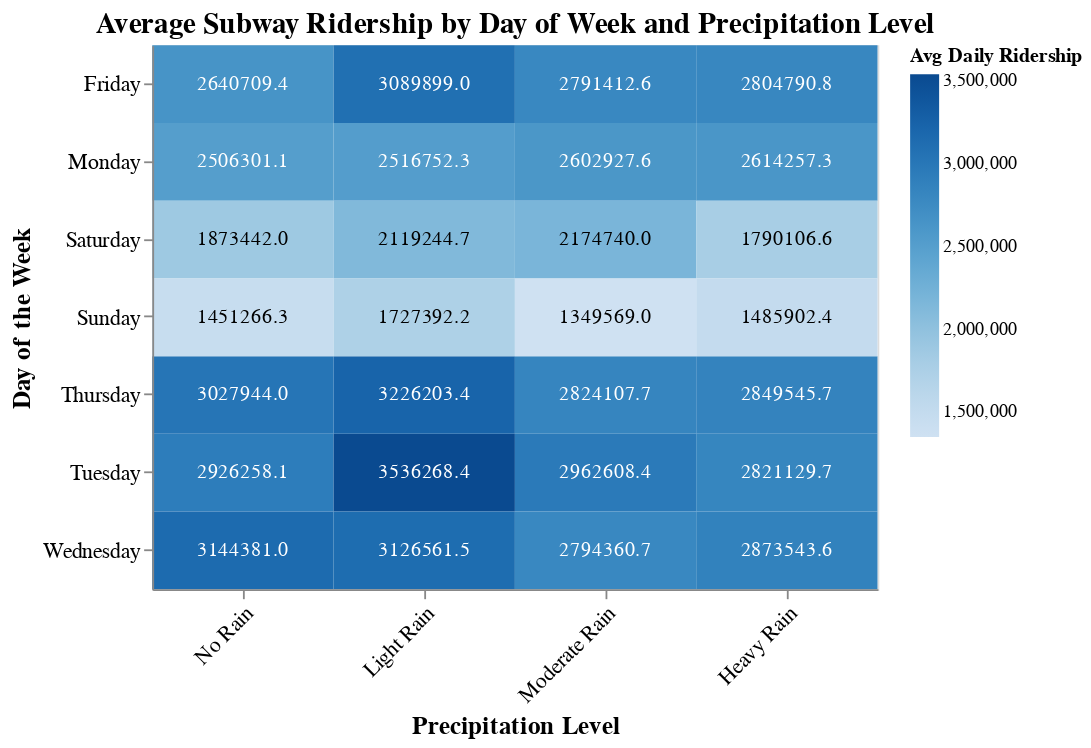

Notebook code for this chart:
### Code cell
import altair as alt
import pandas as pd

def bin_precipitation(precipitation):
    '''
    Split the precipitation up into different levels for the heat map
    '''
    if precipitation == 0:
        return 'No Rain'
    elif precipitation <= 0.1:
        return 'Light Rain'
    elif precipitation <= 0.5:
        return 'Moderate Rain'
    else:
        return 'Heavy Rain'


def prepare_precipitation_data(df):
    '''
    Prepare data for the heatmap by binning precipitation and calculating averages
    '''
    # Create a copy to avoid modifying original
    df_copy = df.copy()

    # Apply binning using the separate function
    df_copy['precipitation_level'] = df_copy['precipitation_sum'].apply(bin_precipitation)

    # Define order for precipitation levels
    precip_order = ['No Rain', 'Light Rain', 'Moderate Rain', 'Heavy Rain']
    df_copy['precipitation_level'] = pd.Categorical(df_copy['precipitation_level'],
                                                     categories=precip_order,
                                                     ordered=True)

    # Calculate mean ridership by day and precipitation level
    # Added observed=False to silence the FutureWarning
    grouped_df = df_copy.groupby(['day_of_week', 'precipitation_level'], observed=False)[
        'subways_total_estimated_ridership'].mean().reset_index()
    grouped_df.columns = ['day_of_week', 'precipitation_level', 'avg_ridership']

    return grouped_df, precip_order


def create_heatmap(grouped_df, precip_order):
    '''
    Create an Altair heatmap visualization from prepared data
    '''
    # Calculate a threshold for text color based on the data range
    min_val = grouped_df['avg_ridership'].min()
    max_val = grouped_df['avg_ridership'].max()
    # Use 50% of the range as threshold for text color (adjusted for single-hue palette)
    threshold = min_val + (max_val - min_val) * 0.5

    # Create the base heatmap with Blues color scheme
    heatmap = alt.Chart(grouped_df).mark_rect().encode(
        x=alt.X('precipitation_level:O',
                title='Precipitation Level',
                sort=precip_order,
                axis=alt.Axis(labelAngle=-45)),  # Rotate labels
        y=alt.Y('day_of_week:O',
                title='Day of the Week'),
        color=alt.Color('avg_ridership:Q',
                        title='Avg Daily Ridership',
                        scale=alt.Scale(scheme='blues')),
        tooltip=[
            alt.Tooltip('day_of_week:O', title='Day'),
            alt.Tooltip('precipitation_level:O', title='Precipitation'),
            alt.Tooltip('avg_ridership:Q', title='Avg Ridership', format=',.1f')
        ]
    )

    # Add text annotations with better color logic
    text = alt.Chart(grouped_df).mark_text(baseline='middle').encode(
        x=alt.X('precipitation_level:O', sort=precip_order),
        y='day_of_week:O',
        text=alt.Text('avg_ridership:Q', format='.1f'),
        color=alt.condition(
            alt.datum.avg_ridership > threshold,
            alt.value('white'),  # White text for high values (dark background)
            alt.value('black')   # Black text for low values (light background)
        )
    )

    # Combine heatmap and text with styling
    chart = (heatmap + text).properties(
        width=400,
        height=300,
        title='Average Subway Ridership by Day of Week and Precipitation Level'
    ).configure_axis(
        labelFontSize=12,
        titleFontSize=14
    ).configure_title(
        fontSize=16
    )

    return chart


# Usage
grouped_data, precipitation_order = prepare_precipitation_data(df)
chart = create_heatmap(grouped_data, precipitation_order)
chart

### Figure 1 — Vega specification as saved in the notebook (floating-point values rounded to 4 significant figures)
{"$schema": "https://vega.github.io/schema/vega/v5.json", "data": [{"name": "source_0", "values": [{"avg_ridership": 2506000.0, "day_of_week": "Monday", "precipitation_level": "No Rain", "x_precipitation_level_sort_index": 4.0}, {"avg_ridership": 2517000.0, "day_of_week": "Monday", "precipitation_level": "Light Rain", "x_precipitation_level_sort_index": 4.0}, {"avg_ridership": 2603000.0, "day_of_week": "Monday", "precipitation_level": "Moderate Rain", "x_precipitation_level_sort_index": 4.0}, {"avg_ridership": 2614000.0, "day_of_week": "Monday", "precipitation_level": "Heavy Rain", "x_precipitation_level_sort_index": 4.0}, {"avg_ridership": 2926000.0, "day_of_week": "Tuesday", "precipitation_level": "No Rain", "x_precipitation_level_sort_index": 4.0}, {"avg_ridership": 3536000.0, "day_of_week": "Tuesday", "precipitation_level": "Light Rain", "x_precipitation_level_sort_index": 4.0}, {"avg_ridership": 2963000.0, "day_of_week": "Tuesday", "precipitation_level": "Moderate Rain", "x_precipitation_level_sort_index": 4.0}, {"avg_ridership": 2821000.0, "day_of_week": "Tuesday", "precipitation_level": "Heavy Rain", "x_precipitation_level_sort_index": 4.0}, {"avg_ridership": 3144000.0, "day_of_week": "Wednesday", "precipitation_level": "No Rain", "x_precipitation_level_sort_index": 4.0}, {"avg_ridership": 3127000.0, "day_of_week": "Wednesday", "precipitation_level": "Light Rain", "x_precipitation_level_sort_index": 4.0}, {"avg_ridership": 2794000.0, "day_of_week": "Wednesday", "precipitation_level": "Moderate Rain", "x_precipitation_level_sort_index": 4.0}, {"avg_ridership": 2874000.0, "day_of_week": "Wednesday", "precipitation_level": "Heavy Rain", "x_precipitation_level_sort_index": 4.0}, {"avg_ridership": 3028000.0, "day_of_week": "Thursday", "precipitation_level": "No Rain", "x_precipitation_level_sort_index": 4.0}, {"avg_ridership": 3226000.0, "day_of_week": "Thursday", "precipitation_level": "Light Rain", "x_precipitation_level_sort_index": 4.0}, {"avg_ridership": 2824000.0, "day_of_week": "Thursday", "precipitation_level": "Moderate Rain", "x_precipitation_level_sort_index": 4.0}, {"avg_ridership": 2850000.0, "day_of_week": "Thursday", "precipitation_level": "Heavy Rain", "x_precipitation_level_sort_index": 4.0}, {"avg_ridership": 2641000.0, "day_of_week": "Friday", "precipitation_level": "No Rain", "x_precipitation_level_sort_index": 4.0}, {"avg_ridership": 3090000.0, "day_of_week": "Friday", "precipitation_level": "Light Rain", "x_precipitation_level_sort_index": 4.0}, {"avg_ridership": 2791000.0, "day_of_week": "Friday", "precipitation_level": "Moderate Rain", "x_precipitation_level_sort_index": 4.0}, {"avg_ridership": 2805000.0, "day_of_week": "Friday", "precipitation_level": "Heavy Rain", "x_precipitation_level_sort_index": 4.0}, {"avg_ridership": 1873000.0, "day_of_week": "Saturday", "precipitation_level": "No Rain", "x_precipitation_level_sort_index": 4.0}, {"avg_ridership": 2119000.0, "day_of_week": "Saturday", "precipitation_level": "Light Rain", "x_precipitation_level_sort_index": 4.0}, {"avg_ridership": 2175000.0, "day_of_week": "Saturday", "precipitation_level": "Moderate Rain", "x_precipitation_level_sort_index": 4.0}, {"avg_ridership": 1790000.0, "day_of_week": "Saturday", "precipitation_level": "Heavy Rain", "x_precipitation_level_sort_index": 4.0}, {"avg_ridership": 1451000.0, "day_of_week": "Sunday", "precipitation_level": "No Rain", "x_precipitation_level_sort_index": 4.0}, {"avg_ridership": 1727000.0, "day_of_week": "Sunday", "precipitation_level": "Light Rain", "x_precipitation_level_sort_index": 4.0}, {"avg_ridership": 1350000.0, "day_of_week": "Sunday", "precipitation_level": "Moderate Rain", "x_precipitation_level_sort_index": 4.0}, {"avg_ridership": 1486000.0, "day_of_week": "Sunday", "precipitation_level": "Heavy Rain", "x_precipitation_level_sort_index": 4.0}]}, {"name": "data_0", "values": [{"avg_ridership": 2506000.0, "day_of_week": "Monday", "precipitation_level": "No Rain"}, {"avg_ridership": 2517000.0, "day_of_week": "Monday", "precipitation_level": "Light Rain"}, {"avg_ridership": 2603000.0, "day_of_week": "Monday", "precipitation_level": "Moderate Rain"}, {"avg_ridership": 2614000.0, "day_of_week": "Monday", "precipitation_level": "Heavy Rain"}, {"avg_ridership": 2926000.0, "day_of_week": "Tuesday", "precipitation_level": "No Rain"}, {"avg_ridership": 3536000.0, "day_of_week": "Tuesday", "precipitation_level": "Light Rain"}, {"avg_ridership": 2963000.0, "day_of_week": "Tuesday", "precipitation_level": "Moderate Rain"}, {"avg_ridership": 2821000.0, "day_of_week": "Tuesday", "precipitation_level": "Heavy Rain"}, {"avg_ridership": 3144000.0, "day_of_week": "Wednesday", "precipitation_level": "No Rain"}, {"avg_ridership": 3127000.0, "day_of_week": "Wednesday", "precipitation_level": "Light Rain"}, {"avg_ridership": 2794000.0, "day_of_week": "Wednesday", "precipitation_level": "Moderate Rain"}, {"avg_ridership": 2874000.0, "day_of_week": "Wednesday", "precipitation_level": "Heavy Rain"}, {"avg_ridership": 3028000.0, "day_of_week": "Thursday", "precipitation_level": "No Rain"}, {"avg_ridership": 3226000.0, "day_of_week": "Thursday", "precipitation_level": "Light Rain"}, {"avg_ridership": 2824000.0, "day_of_week": "Thursday", "precipitation_level": "Moderate Rain"}, {"avg_ridership": 2850000.0, "day_of_week": "Thursday", "precipitation_level": "Heavy Rain"}, {"avg_ridership": 2641000.0, "day_of_week": "Friday", "precipitation_level": "No Rain"}, {"avg_ridership": 3090000.0, "day_of_week": "Friday", "precipitation_level": "Light Rain"}, {"avg_ridership": 2791000.0, "day_of_week": "Friday", "precipitation_level": "Moderate Rain"}, {"avg_ridership": 2805000.0, "day_of_week": "Friday", "precipitation_level": "Heavy Rain"}, {"avg_ridership": 1873000.0, "day_of_week": "Saturday", "precipitation_level": "No Rain"}, {"avg_ridership": 2119000.0, "day_of_week": "Saturday", "precipitation_level": "Light Rain"}, {"avg_ridership": 2175000.0, "day_of_week": "Saturday", "precipitation_level": "Moderate Rain"}, {"avg_ridership": 1790000.0, "day_of_week": "Saturday", "precipitation_level": "Heavy Rain"}, {"avg_ridership": 1451000.0, "day_of_week": "Sunday", "precipitation_level": "No Rain"}, {"avg_ridership": 1727000.0, "day_of_week": "Sunday", "precipitation_level": "Light Rain"}, {"avg_ridership": 1350000.0, "day_of_week": "Sunday", "precipitation_level": "Moderate Rain"}, {"avg_ridership": 1486000.0, "day_of_week": "Sunday", "precipitation_level": "Heavy Rain"}]}, {"name": "source_0_x_domain_precipitation_level", "values": [{"precipitation_level": "No Rain", "sort_field": 4.0}, {"precipitation_level": "Light Rain", "sort_field": 4.0}, {"precipitation_level": "Moderate Rain", "sort_field": 4.0}, {"precipitation_level": "Heavy Rain", "sort_field": 4.0}]}, {"name": "data_0_y_domain_day_of_week_0", "values": [{"day_of_week": "Monday"}, {"day_of_week": "Tuesday"}, {"day_of_week": "Wednesday"}, {"day_of_week": "Thursday"}, {"day_of_week": "Friday"}, {"day_of_week": "Saturday"}, {"day_of_week": "Sunday"}]}, {"name": "source_0_y_domain_day_of_week_1", "values": [{"day_of_week": "Monday"}, {"day_of_week": "Tuesday"}, {"day_of_week": "Wednesday"}, {"day_of_week": "Thursday"}, {"day_of_week": "Friday"}, {"day_of_week": "Saturday"}, {"day_of_week": "Sunday"}]}, {"name": "data_0_color_domain_avg_ridership", "values": [{"min": 1350000.0, "max": 3536000.0}]}], "marks": [{"type": "rect", "name": "layer_0_marks", "from": {"data": "data_0"}, "encode": {"update": {"x": {"field": "precipitation_level", "scale": "x"}, "y": {"field": "day_of_week", "scale": "y"}, "width": {"signal": "max(0.25, bandwidth('x'))"}, "fill": {"field": "avg_ridership", "scale": "color"}, "height": {"signal": "max(0.25, bandwidth('y'))"}, "tooltip": {"signal": "{\"Day\": isValid(datum[\"day_of_week\"]) ? datum[\"day_of_week\"] : \"\"+datum[\"day_of_week\"], \"Precipitation\": isValid(datum[\"precipitation_level\"]) ? datum[\"precipitation_level\"] : \"\"+datum[\"precipitation_level\"], \"Avg Ridership\": format(datum[\"avg_ridership\"], \",.1f\")}"}}}, "style": ["rect"]}, {"type": "text", "name": "layer_1_marks", "from": {"data": "source_0"}, "encode": {"update": {"baseline": {"value": "middle"}, "align": {"value": "center"}, "x": {"field": "precipitation_level", "scale": "x", "band": 0.5}, "text": {"signal": "format(datum[\"avg_ridership\"], \".1f\")"}, "fill": [{"value": "white", "test": "(datum.avg_ridership > 2442918.679166666)"}, {"value": "black"}], "y": {"field": "day_of_week", "scale": "y", "band": 0.5}}}, "style": ["text"]}], "scales": [{"name": "x", "type": "band", "domain": {"data": "source_0_x_domain_precipitation_level", "field": "precipitation_level", "sort": {"op": "max", "field": "sort_field"}}, "range": [0, {"signal": "width"}], "paddingInner": 0, "paddingOuter": 0}, {"name": "y", "type": "band", "domain": {"fields": [{"data": "data_0_y_domain_day_of_week_0", "field": "day_of_week"}, {"data": "source_0_y_domain_day_of_week_1", "field": "day_of_week"}], "sort": true}, "range": [0, {"signal": "height"}], "paddingInner": 0, "paddingOuter": 0}, {"name": "color", "type": "linear", "domain": [{"signal": "(data(\"data_0_color_domain_avg_ridership\")[0] || {}).min"}, {"signal": "(data(\"data_0_color_domain_avg_ridership\")[0] || {}).max"}], "range": {"scheme": "blues"}, "interpolate": "hcl", "zero": false}], "axes": [{"scale": "x", "labelAlign": "right", "grid": false, "title": "Precipitation Level", "labelBaseline": "top", "zindex": 1, "labelAngle": 315, "orient": "bottom"}, {"scale": "y", "grid": false, "orient": "left", "zindex": 1, "title": "Day of the Week"}], "title": {"text": "Average Subway Ridership by Day of Week and Precipitation Level", "frame": "group"}, "style": "cell", "legends": [{"title": "Avg Daily Ridership", "fill": "color", "gradientLength": {"signal": "clamp(height, 64, 200)"}}], "padding": 5, "background": "white", "config": {"axis": {"labelFontSize": 12, "titleFontSize": 14}, "style": {"group-title": {"fontSize": 16}}}, "width": 400, "height": 300}
